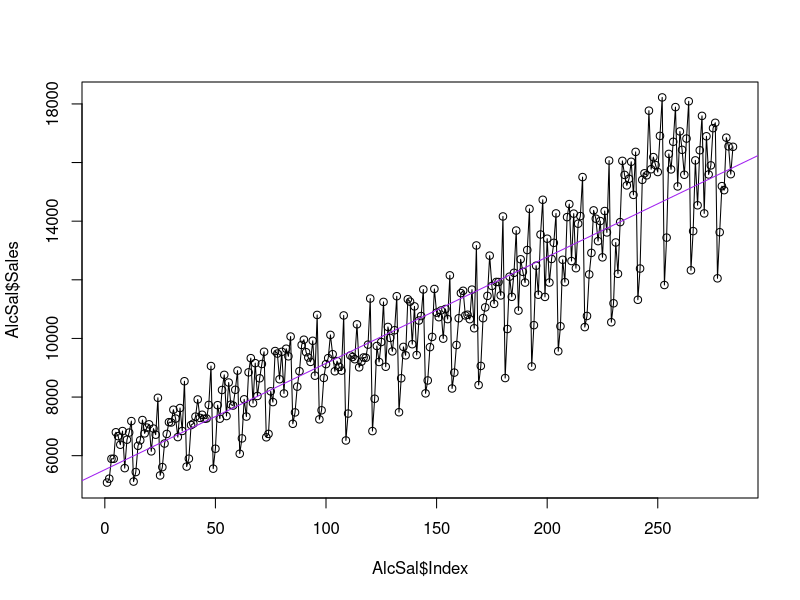
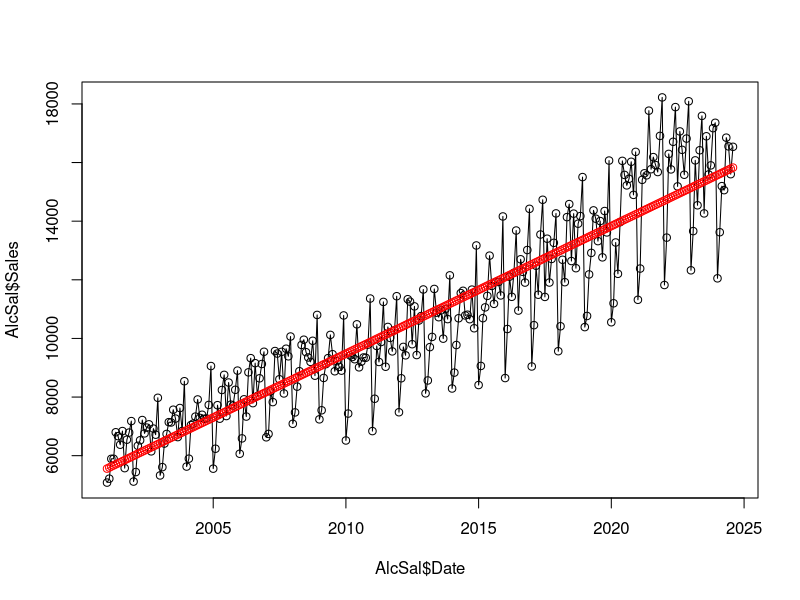
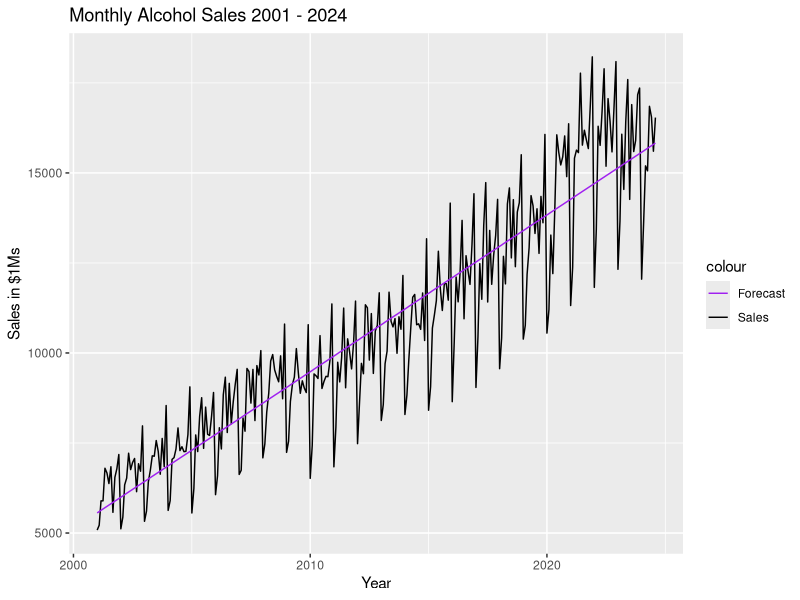
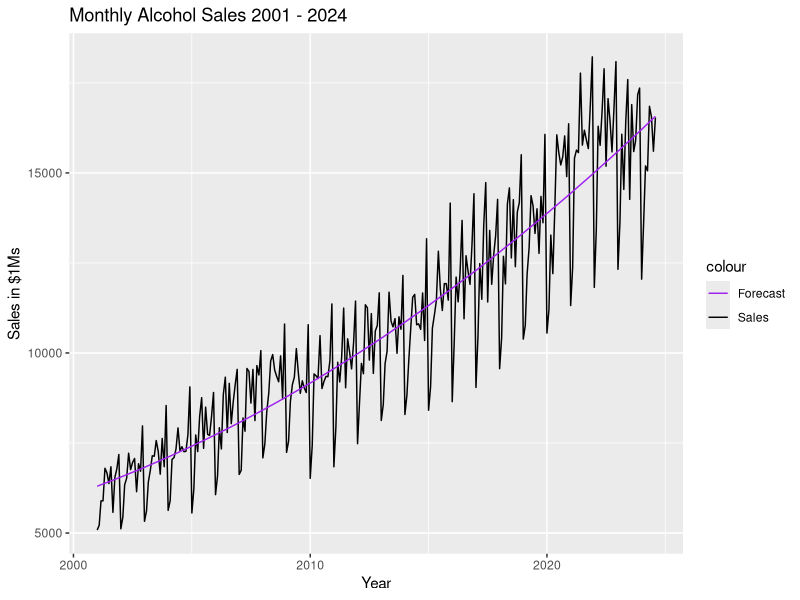
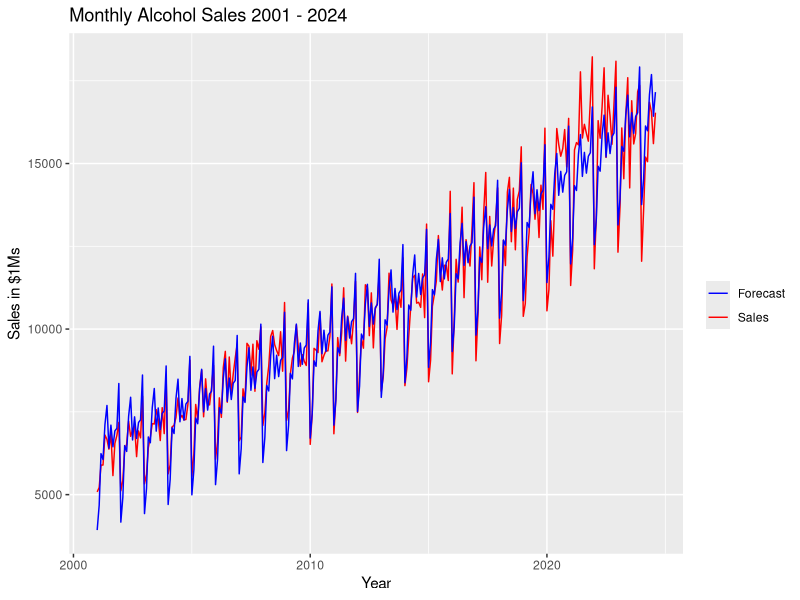
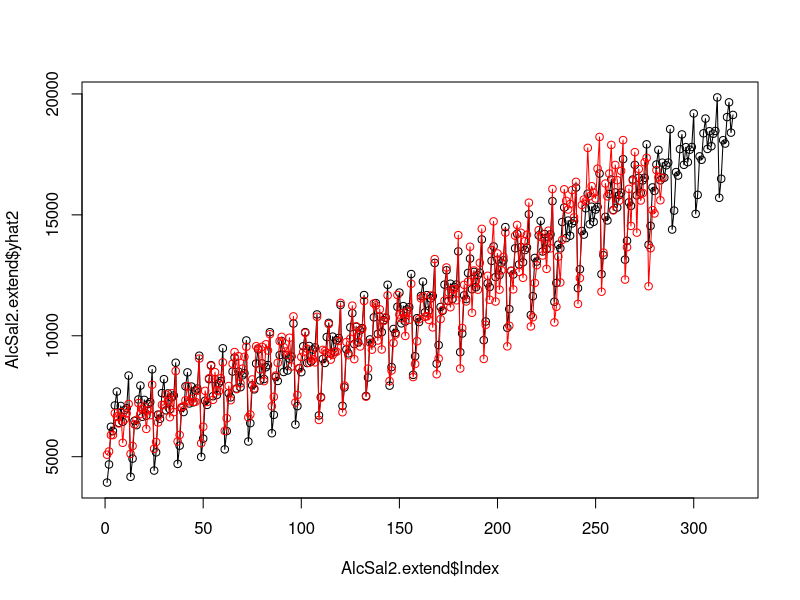

The R source for these figures, in order:
#
#  Predictive Analytics (FE288) 
#  Super Saturday Week 4 In-Class R Script: 
#  Part 1:  Time Series Regression
#  Last updated:  10/25/24 
#
#
#  This script covers:
#  1.  Basic components of times series regression
#  2.  Trend regression
#  3.  Trend and seasonal regression
#
#
#  Use the monthly Alcohol Sales data from 2001 to 2024
#  Source:  https://fred.stlouisfed.org/graph/?id=S4248SM144NCEN  
#
#  The fpp3 package written by Rob Hyndman is key to much of the
#    analysis this week - please install this package 
#
#  We will also use ggplot which is part of package fpp3
#
#  
#install.packages("ggplot2")
library(ggplot2)
#


#
#  Read in the "Alcohol Sales" data set
#
AlcSal <- read.csv("week04_alcohol_sales_for_Saturday_for_Mac.csv")
#
#  Convert a couple variables
#
names(AlcSal)
str(AlcSal)
AlcSal$Date <- as.Date(AlcSal$Date, format = "%m/%d/%Y")
AlcSal$Month <- as.factor(AlcSal$Month)
str(AlcSal)
head(AlcSal)
#



#
#  ***Time Series Regression***
#
#  Modeling Trend with Regression
#  
#  Trend is one of the three signals.
#
#  Start out with a "simple linear trend" regression
#   A "trend" variable is simply a column of 1, 2, 3 etc.
#  "Index" is such a column
#
head(AlcSal)
#
#  Run a simple linear regression
#
reg1 <- lm(Sales ~ Index, data = AlcSal)
summary(reg1)
sum1 <- summary(reg1)
#
#  Interpret the regression results
#
#  Let's plot the line to see
#
plot(AlcSal$Index, AlcSal$Sales)
lines(AlcSal$Index, AlcSal$Sales, type = "l")
abline(reg1, col = "purple")
#
yhat1 <- predict(reg1, AlcSal)
plot(AlcSal$Date, AlcSal$Sales)
lines(AlcSal$Date, AlcSal$Sales, type = "l")
points(AlcSal$Date, yhat1, col = "red")
lines(AlcSal$Date, yhat1, col = "red")
#


#
#  Now plot actuals and trend forecasts using ggplot
#
AlcSal1 <- cbind(AlcSal, yhat1)
str(AlcSal1)
ggplot(AlcSal1) +
  geom_line(aes(x = Date, y = Sales, color = "Sales")) +
  geom_line(aes(x = Date, y = yhat1, color = "Forecast")) +
  ggtitle("Monthly Alcohol Sales 2001 - 2024") +
  ylab("Sales in $1Ms") +
  xlab("Year") +
  scale_color_manual(values = c("purple","black"))
#
#  What is observed in the plot?
#





#
#  Compute error metrics "by hand"
#  First compute the residuals (errors)
#  Then the RSS, MSE, MAE and MAPE
#
#  MSE, MAE and MAPE are commonly used as performance 
#    measures in forecast comparison settings
#    MSE = mean square error
#    MAE = mean absolute error
#    MAPE = mean absolute percent error
#
err_reg1 <- AlcSal$Sales - yhat1
err_reg1[1:10]
#
RSS_reg1 <- sum(err_reg1^2)
RSS_reg1
#
MSE_reg1 <- RSS_reg1/(nrow(AlcSal)-1-1)
MSE_reg1
#
RMSE_reg1 <- MSE_reg1^0.5
RMSE_reg1
sum1$sigma
#
#  Two other errors of interest at times in 
#    Time Series Analysis are the MAE and MAPE
#
MAE_reg1 <- mean(abs(err_reg1))
MAE_reg1
#
MAPE_reg1 <- mean(abs(err_reg1)/AlcSal$Sales)
MAPE_reg1
#


#
#  Time Series Regression with a squared time variable
#    We will do this two ways....
#
reg12a <- lm(Sales ~ Index + I(Index^2), data = AlcSal)
summary(reg12a)
sum12a <- summary(reg12a)
#
#  Can you interpert the "Time" variable?
#
#  An alternative way to do this is:
#
AlcSal$IndexSQ <- AlcSal$Index^2
reg12b <- lm(Sales ~ Index + IndexSQ, data = AlcSal)
summary(reg12b)
sum12b <- summary(reg12b)
#
#  Compare the fit of these 3 models so far
#
sum1$r.squared
sum12a$r.squared
sum12b$r.squared
#
#  What do you think?
#





#
#  Make predictions and plot
#
yhat12a <- predict(reg12a, AlcSal)
AlcSal12a <- cbind(AlcSal, yhat12a)
str(AlcSal12a)
ggplot(AlcSal12a) +
  geom_line(aes(x = Date, y = Sales, color = "Sales")) +
  geom_line(aes(x = Date, y = yhat12a, color = "Forecast")) +
  ggtitle("Monthly Alcohol Sales 2001 - 2024") +
  ylab("Sales in $1Ms") +
  xlab("Year") +
  scale_color_manual(values = c("purple","black"))
#
#  What is observed in this plot?
#




#
#  Compute error metrics
#
MSE_reg12a <- sum(sum12a$residuals^2)/sum12a$df[2]
MSE_reg12a
MSE_reg12a^0.5
sum12a$sigma
#
MAE_reg12a <- mean(abs(sum12a$residuals))
MAE_reg12a
#
MAPE_reg12a <- mean(abs(sum12a$residuals)/AlcSal$Sales)
MAPE_reg12a
#






#
#  Time Series Regression with Trend and Seasons  
#
#    Add seasonal variables to the regression model
#  
str(AlcSal)
#
#  The "seasons" here are the months.  Recall,
#    a "seasonal" variable is any periodic variable
#    that is, one where the Y-variable might be 
#    affected by the periodicity of the "season"
#    whether it be day of the week, month, actual 
#    seasons or something else.
#
#  The script below show how to create individual 
#    binary month variables.  we won't use these
#    variables here it is commented out.  We'll just
#    use the "factor" variable "month" in our seasonal
#    regression
#
#  Run the regression with Seasonal variables included
#    Again, the "seasons" here are the months
#    
reg2 <- lm(Sales ~ . - Date, data = AlcSal)
summary(reg2)
sum2 <- summary(reg2)
#
#  How is the fit?
#  Interpret the seasonal variables.
#
#  Use the result to obtain a yhat (forecasted y values).
#    Compare the yhat values to actual values in a graph.
#
yhat2 <- predict(reg2, AlcSal)
AlcSal2 <- cbind(AlcSal, yhat2)
ggplot(AlcSal2) +
  geom_line(aes(x = Date, y = Sales, color = "Sales")) +
  geom_line(aes(x = Date, y = yhat2, color = "Forecast")) +
  ggtitle("Monthly Alcohol Sales 2001 - 2024") +
  ylab("Sales in $1Ms") +
  xlab("Year") +
  labs(colour="") +
  scale_color_manual(values = c("blue","red"))
#
#  What do you see in the plot?
#




#
#  Let's compute those error metrics "by hand" again
#
#  Compute the residuals (errors), and then the RSS, 
#    MSE, MAE and MAPE
#
MSE_reg2 <- sum(sum2$residuals^2)/sum2$df[2]
MSE_reg2
sum2$sigma
#
MAE_reg2 <- mean(abs(sum2$residuals))
MAE_reg2
#
MAPE_reg2 <- mean(abs(sum2$residuals)/AlcSal$Sales)
MAPE_reg2
#
#  Let's make some comparisons of these regression models
#    First look at the MSEs
#
MSE_reg2
MSE_reg1
MSE_reg2/MSE_reg1
#
#  How do these two models compare?
#
MAPE_reg2/MAPE_reg1
#
#  How do these two models compare?
#    

#
#  Let's create some forecasts using Regression 2
#
#  The hardest part is setting up the new data frame
#
str(AlcSal2)
AlcSal2.new <- AlcSal2[9:44,]
str(AlcSal2.new)
AlcSal2.new$Index <- 285:320
AlcSal2.new$IndexSQ <- AlcSal2.new$Index^2
AlcSal2.new$Sales <- "NA"
AlcSal2.new
str(AlcSal2.new)
#
#  Now make 3 years worth of predictions
#
yhat2.new <- predict(reg2, AlcSal2.new)
AlcSal2.new$yhat2 <- yhat2.new
#
#  Bind together the original data set and the
#    predictions
#
AlcSal2.extend <- rbind(AlcSal2, AlcSal2.new)
dim(AlcSal2.extend)
#
#  Plot it
#
plot(AlcSal2.extend$Index, AlcSal2.extend$yhat2)
lines(AlcSal2.extend$Index, AlcSal2.extend$yhat2)
points(AlcSal2.extend$Index, AlcSal2.extend$Sales, col = "red")
lines(AlcSal2.extend$Index, AlcSal2.extend$Sales, col = "red")
#




#  
#  End Super Saturday - Week 4 Part 1 
#


